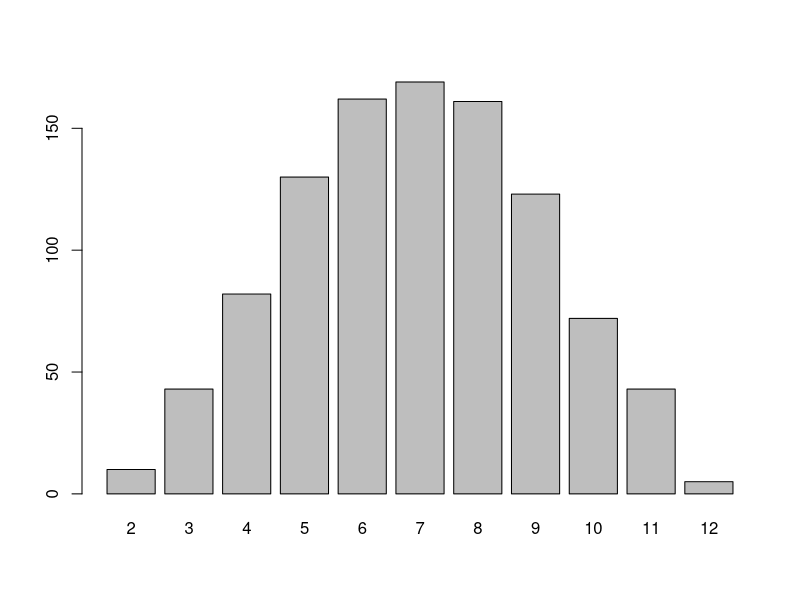
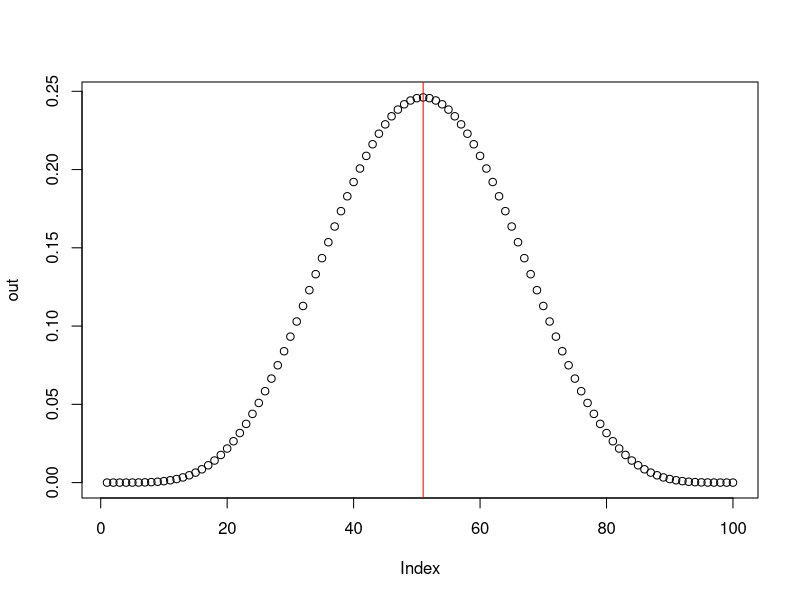
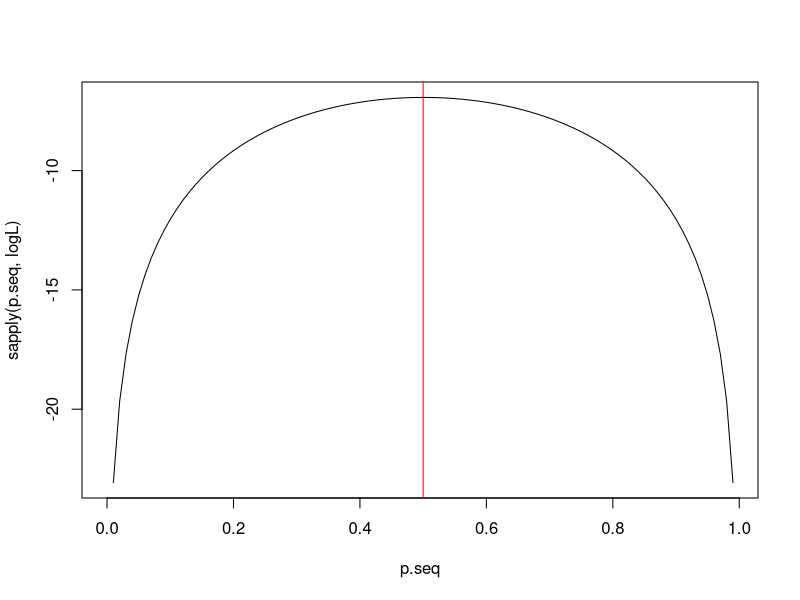
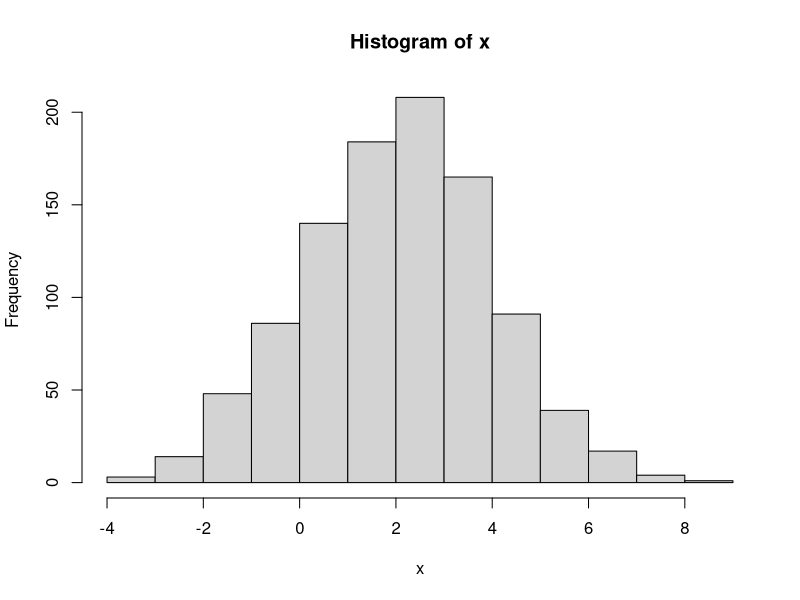
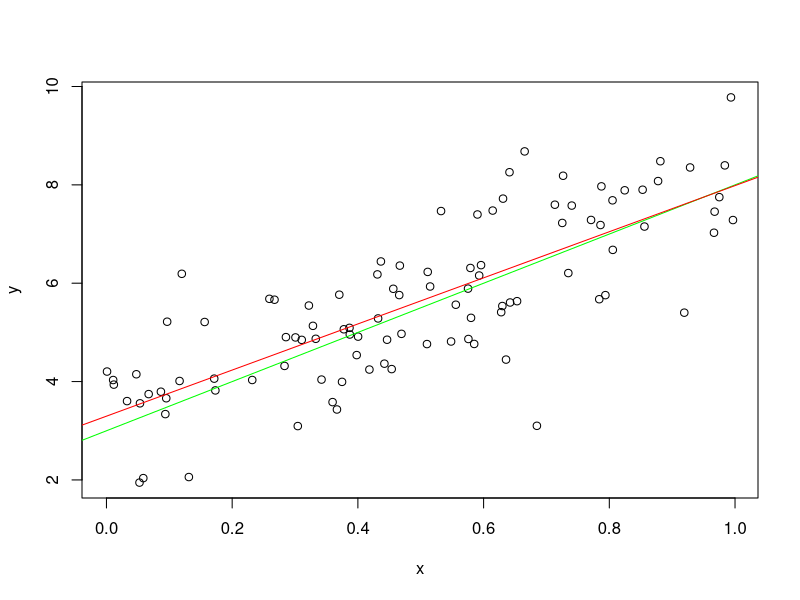

Source code (R) for these figures, in order:


### siedler von catan
d1 <- round(x = runif(n = 1000, min = 1, max = 6), digits = 0)
d2 <- round(x = runif(n = 1000, min = 1, max = 6), digits = 0)


table(d1+d2)
barplot(height = table(d1+d2))


########### see: http://rstudio-pubs-static.s3.amazonaws.com/240670_37c5f4ada9a5402ab5474bb66514e667.html

# MLE for Binomial Distribution
y <-c(0,1,0,1,0,1,0,1,0,1)

sum(y) / length(x = y)

#############
x <- 5
p <- seq(0, 0.99, 0.01)
out <- choose(n = 10, k = x)* p^x * (1-p)^(10-x)
plot(out)
abline(v = which(out == max(out)), col = "red")
p[which(out == max(out))]
#############


n<-1 # length(y) here's the change!
# formulation for the log likelihood for the binomial
logL <- function(p) sum(log(dbinom(y, n, p)))
# again we can test the function for one value of p
logL(0.7)
#plot logL
p.seq <- seq(0, 0.99, 0.01)
plot(p.seq, sapply(p.seq, logL), type="l")
#optimum:
fit_optimize <- optimize(logL, lower=0, upper=1, maximum=TRUE)
abline(v = fit_optimize$maximum, col = "red")
fit_optimize$maximum



############
# use MLE, see: https://www.r-bloggers.com/2013/08/fitting-a-model-by-maximum-likelihood/
############
library(stats4)
###### to fit a normal distribution

x <- rnorm(n = 1000, mean = 2, sd = 2)
hist(x)
mean(x = x)
sd(x = x)

LL <- function(mu, sigma) {
  R = dnorm(x, mu, sigma)

  out <- -sum(log(R))

  print(out)
  out
}

mle(LL, start = list(mu = 1, sigma=1), method = "L-BFGS-B", lower = c(-Inf, 0),
    upper = c(Inf, Inf))





###### to fit a simple linear regression
### simulate data
set.seed(seed = 111)
N <- 100

x <- runif(n = N)
y <- 3 + 5 * x + rnorm(n = N, mean = 0, sd = 1)

df <- data.frame(x = x, y = y)
rm(x); rm(y)


plot(df)
cor(df)
abline(a = 3, b = 5, col = "green")



lm_out <- lm(y ~ x, data=df)
summary(lm_out)
abline(a = lm_out, col = "red")



LL <- function(beta0, beta1, mu, sigma) {
  # Find residuals
  R = df$y - df$x * beta1 - beta0

  # Calculate the likelihood for the residuals (with mu and sigma as parameters)
  R = suppressWarnings(dnorm(R, mu, sigma))
  # Sum the log likelihoods for all of the data points
  -sum(log(R))
}


fit <- mle(LL, start = list(beta0 = 2, beta1 = 1.5, sigma=1), fixed = list(mu = 0),
             nobs = nrow(x = df))
summary(fit)

AIC(object = fit)
AIC(object = lm_out)


############
# use optim, see: https://www.r-bloggers.com/2013/08/fitting-a-model-by-maximum-likelihood/
############
#define function to minimize residual sum of squares
min_residuals <- function(data, par) {

  with(data, sum((par[1] + par[2] * x - y)^2))
}

#find coefficients of linear regression model
fit_optim <- optim(par=c(0, 1), fn=min_residuals, data=df, hessian = TRUE)
fit_optim$par



